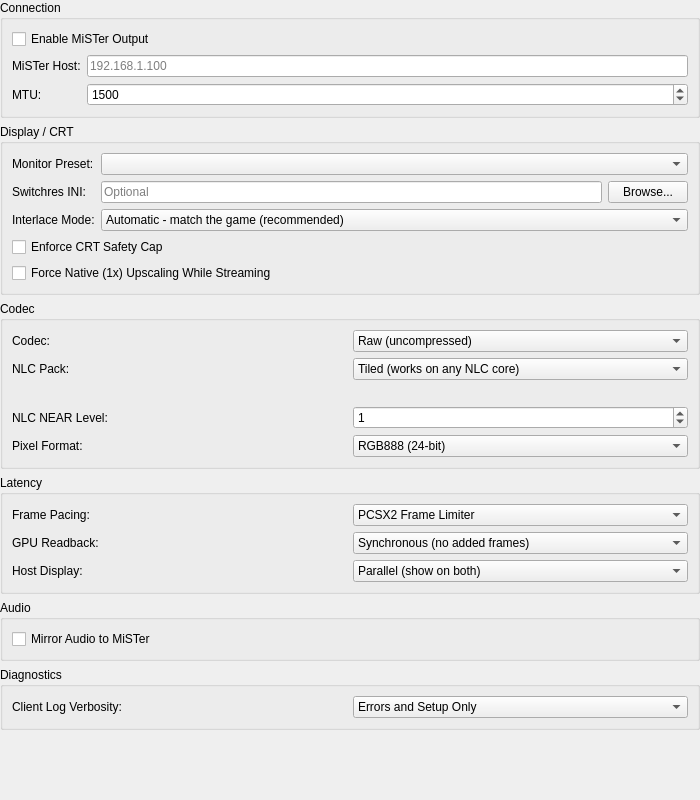
<?xml version="1.0" encoding="UTF-8"?>
<ui version="4.0">
 <class>GroovyMiSTerSettingsWidget</class>
 <widget class="QWidget" name="GroovyMiSTerSettingsWidget">
  <property name="geometry">
   <rect>
    <x>0</x>
    <y>0</y>
    <width>700</width>
    <height>800</height>
   </rect>
  </property>
  <layout class="QVBoxLayout" name="verticalLayout">
   <property name="leftMargin">
    <number>0</number>
   </property>
   <property name="topMargin">
    <number>0</number>
   </property>
   <property name="rightMargin">
    <number>0</number>
   </property>
   <property name="bottomMargin">
    <number>0</number>
   </property>
   <item>
    <widget class="QGroupBox" name="connectionGroup">
     <property name="title">
      <string>Connection</string>
     </property>
     <layout class="QGridLayout" name="connectionLayout">
      <item row="0" column="0" colspan="2">
       <widget class="QCheckBox" name="enabled">
        <property name="text">
         <string>Enable MiSTer Output</string>
        </property>
       </widget>
      </item>
      <item row="1" column="0">
       <widget class="QLabel" name="labelHost">
        <property name="text">
         <string>MiSTer Host:</string>
        </property>
        <property name="buddy">
         <cstring>host</cstring>
        </property>
       </widget>
      </item>
      <item row="1" column="1">
       <widget class="QLineEdit" name="host">
        <property name="placeholderText">
         <string>192.168.1.100</string>
        </property>
       </widget>
      </item>
      <item row="2" column="0">
       <widget class="QLabel" name="labelMtu">
        <property name="text">
         <string>MTU:</string>
        </property>
        <property name="buddy">
         <cstring>mtu</cstring>
        </property>
       </widget>
      </item>
      <item row="2" column="1">
       <widget class="QSpinBox" name="mtu">
        <property name="minimum">
         <number>1024</number>
        </property>
        <property name="maximum">
         <number>9000</number>
        </property>
        <property name="singleStep">
         <number>100</number>
        </property>
        <property name="value">
         <number>1500</number>
        </property>
       </widget>
      </item>
     </layout>
    </widget>
   </item>
   <item>
    <widget class="QGroupBox" name="displayGroup">
     <property name="title">
      <string>Display / CRT</string>
     </property>
     <layout class="QGridLayout" name="displayLayout">
      <item row="0" column="0">
       <widget class="QLabel" name="labelMonitorPreset">
        <property name="text">
         <string>Monitor Preset:</string>
        </property>
        <property name="buddy">
         <cstring>monitorPreset</cstring>
        </property>
       </widget>
      </item>
      <item row="0" column="1" colspan="2">
       <widget class="QComboBox" name="monitorPreset"/>
      </item>
      <item row="1" column="0">
       <widget class="QLabel" name="labelSwitchresIni">
        <property name="text">
         <string>Switchres INI:</string>
        </property>
        <property name="buddy">
         <cstring>switchresIni</cstring>
        </property>
       </widget>
      </item>
      <item row="1" column="1">
       <widget class="QLineEdit" name="switchresIni">
        <property name="placeholderText">
         <string>Optional</string>
        </property>
       </widget>
      </item>
      <item row="1" column="2">
       <widget class="QPushButton" name="switchresIniBrowse">
        <property name="text">
         <string>Browse...</string>
        </property>
       </widget>
      </item>
      <item row="2" column="0">
       <widget class="QLabel" name="labelInterlace">
        <property name="text">
         <string>Interlace Mode:</string>
        </property>
        <property name="buddy">
         <cstring>interlace</cstring>
        </property>
       </widget>
      </item>
      <item row="2" column="1" colspan="2">
       <widget class="QComboBox" name="interlace">
        <!-- Rows map to the Interlace enum via INTERLACE_VALUES in the .cpp, NOT by index.
             A third "Interlaced fields" (Field) row is intentionally omitted until per-field
             capture is implemented - see TODO(true-fields) in GroovyMiSTerSettingsWidget.cpp. -->
        <item>
         <property name="text">
          <string>Automatic - match the game (recommended)</string>
         </property>
        </item>
        <item>
         <property name="text">
          <string>Force progressive (480p)</string>
         </property>
        </item>
       </widget>
      </item>
      <item row="3" column="0" colspan="3">
       <widget class="QCheckBox" name="crtSafetyCap">
        <property name="text">
         <string>Enforce CRT Safety Cap</string>
        </property>
       </widget>
      </item>
      <item row="4" column="0" colspan="3">
       <widget class="QCheckBox" name="forceNativeUpscale">
        <property name="text">
         <string>Force Native (1x) Upscaling While Streaming</string>
        </property>
       </widget>
      </item>
     </layout>
    </widget>
   </item>
   <item>
    <widget class="QGroupBox" name="codecGroup">
     <property name="title">
      <string>Codec</string>
     </property>
     <layout class="QGridLayout" name="codecLayout">
      <item row="0" column="0">
       <widget class="QLabel" name="labelCodec">
        <property name="text">
         <string>Codec:</string>
        </property>
        <property name="buddy">
         <cstring>codec</cstring>
        </property>
       </widget>
      </item>
      <item row="0" column="1">
       <widget class="QComboBox" name="codec">
        <item>
         <property name="text">
          <string>Raw (uncompressed)</string>
         </property>
        </item>
        <item>
         <property name="text">
          <string>LZ4</string>
         </property>
        </item>
        <item>
         <property name="text">
          <string>LZ4 HC</string>
         </property>
        </item>
        <item>
         <property name="text">
          <string>NLC (near-lossless)</string>
         </property>
        </item>
       </widget>
      </item>
      <item row="1" column="0">
       <widget class="QLabel" name="labelNlcPack">
        <property name="text">
         <string>NLC Pack:</string>
        </property>
        <property name="buddy">
         <cstring>nlcPack</cstring>
        </property>
       </widget>
      </item>
      <item row="1" column="1">
       <widget class="QComboBox" name="nlcPack">
        <item>
         <property name="text">
          <string>Tiled (works on any NLC core)</string>
         </property>
        </item>
        <item>
         <property name="text">
          <string>Rice (needs Rice-capable core)</string>
         </property>
        </item>
       </widget>
      </item>
      <item row="2" column="0" colspan="2">
       <widget class="QLabel" name="riceWarning">
        <property name="text">
         <string/>
        </property>
        <property name="wordWrap">
         <bool>true</bool>
        </property>
       </widget>
      </item>
      <item row="3" column="0">
       <widget class="QLabel" name="labelNlcNearLevel">
        <property name="text">
         <string>NLC NEAR Level:</string>
        </property>
        <property name="buddy">
         <cstring>nlcNearLevel</cstring>
        </property>
       </widget>
      </item>
      <item row="3" column="1">
       <widget class="QSpinBox" name="nlcNearLevel">
        <property name="minimum">
         <number>0</number>
        </property>
        <property name="maximum">
         <number>3</number>
        </property>
        <property name="value">
         <number>1</number>
        </property>
       </widget>
      </item>
      <item row="4" column="0">
       <widget class="QLabel" name="labelRgbMode">
        <property name="text">
         <string>Pixel Format:</string>
        </property>
        <property name="buddy">
         <cstring>rgbMode</cstring>
        </property>
       </widget>
      </item>
      <item row="4" column="1">
       <widget class="QComboBox" name="rgbMode">
        <item>
         <property name="text">
          <string>RGB888 (24-bit)</string>
         </property>
        </item>
        <item>
         <property name="text">
          <string>RGBA8888 (32-bit)</string>
         </property>
        </item>
        <item>
         <property name="text">
          <string>RGB565 (16-bit)</string>
         </property>
        </item>
       </widget>
      </item>
     </layout>
    </widget>
   </item>
   <item>
    <widget class="QGroupBox" name="latencyGroup">
     <property name="title">
      <string>Latency</string>
     </property>
     <layout class="QGridLayout" name="latencyLayout">
      <item row="0" column="0">
       <widget class="QLabel" name="labelPacing">
        <property name="text">
         <string>Frame Pacing:</string>
        </property>
        <property name="buddy">
         <cstring>pacing</cstring>
        </property>
       </widget>
      </item>
      <item row="0" column="1">
       <widget class="QComboBox" name="pacing">
        <item>
         <property name="text">
          <string>PCSX2 Frame Limiter</string>
         </property>
        </item>
        <item>
         <property name="text">
          <string>MiSTer CRT Raster</string>
         </property>
        </item>
       </widget>
      </item>
      <item row="1" column="0">
       <widget class="QLabel" name="labelReadback">
        <property name="text">
         <string>GPU Readback:</string>
        </property>
        <property name="buddy">
         <cstring>readback</cstring>
        </property>
       </widget>
      </item>
      <item row="1" column="1">
       <widget class="QComboBox" name="readback">
        <item>
         <property name="text">
          <string>Synchronous (no added frames)</string>
         </property>
        </item>
        <item>
         <property name="text">
          <string>Deferred (1 frame later)</string>
         </property>
        </item>
       </widget>
      </item>
      <item row="2" column="0">
       <widget class="QLabel" name="labelHostDisplay">
        <property name="text">
         <string>Host Display:</string>
        </property>
        <property name="buddy">
         <cstring>hostDisplay</cstring>
        </property>
       </widget>
      </item>
      <item row="2" column="1">
       <widget class="QComboBox" name="hostDisplay">
        <item>
         <property name="text">
          <string>Parallel (show on both)</string>
         </property>
        </item>
        <item>
         <property name="text">
          <string>Headless (MiSTer only)</string>
         </property>
        </item>
       </widget>
      </item>
     </layout>
    </widget>
   </item>
   <item>
    <widget class="QGroupBox" name="audioGroup">
     <property name="title">
      <string>Audio</string>
     </property>
     <layout class="QGridLayout" name="audioLayout">
      <item row="0" column="0">
       <widget class="QCheckBox" name="tapAudio">
        <property name="text">
         <string>Mirror Audio to MiSTer</string>
        </property>
       </widget>
      </item>
     </layout>
    </widget>
   </item>
   <item>
    <widget class="QGroupBox" name="diagnosticsGroup">
     <property name="title">
      <string>Diagnostics</string>
     </property>
     <layout class="QGridLayout" name="diagnosticsLayout">
      <item row="0" column="0">
       <widget class="QLabel" name="labelLogVerbosity">
        <property name="text">
         <string>Client Log Verbosity:</string>
        </property>
        <property name="buddy">
         <cstring>logVerbosity</cstring>
        </property>
       </widget>
      </item>
      <item row="0" column="1">
       <widget class="QComboBox" name="logVerbosity">
        <item>
         <property name="text">
          <string>Errors and Setup Only</string>
         </property>
        </item>
        <item>
         <property name="text">
          <string>Add Frame Pacing</string>
         </property>
        </item>
        <item>
         <property name="text">
          <string>Full (every frame)</string>
         </property>
        </item>
       </widget>
      </item>
     </layout>
    </widget>
   </item>
   <item>
    <spacer name="verticalSpacer">
     <property name="orientation">
      <enum>Qt::Orientation::Vertical</enum>
     </property>
     <property name="sizeHint" stdset="0">
      <size>
       <width>20</width>
       <height>0</height>
      </size>
     </property>
    </spacer>
   </item>
  </layout>
 </widget>
 <tabstops>
  <tabstop>enabled</tabstop>
  <tabstop>host</tabstop>
  <tabstop>mtu</tabstop>
  <tabstop>monitorPreset</tabstop>
  <tabstop>switchresIni</tabstop>
  <tabstop>switchresIniBrowse</tabstop>
  <tabstop>interlace</tabstop>
  <tabstop>crtSafetyCap</tabstop>
  <tabstop>forceNativeUpscale</tabstop>
  <tabstop>codec</tabstop>
  <tabstop>nlcPack</tabstop>
  <tabstop>nlcNearLevel</tabstop>
  <tabstop>rgbMode</tabstop>
  <tabstop>pacing</tabstop>
  <tabstop>readback</tabstop>
  <tabstop>hostDisplay</tabstop>
  <tabstop>tapAudio</tabstop>
  <tabstop>logVerbosity</tabstop>
 </tabstops>
 <resources>
  <include location="../resources/resources.qrc"/>
 </resources>
 <connections/>
</ui>
